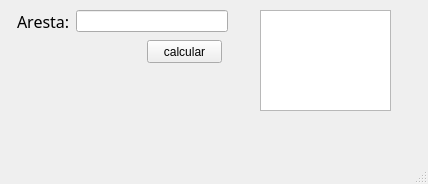
<?xml version="1.0" encoding="UTF-8"?>
<ui version="4.0">
 <class>MainWindow</class>
 <widget class="QMainWindow" name="MainWindow">
  <property name="geometry">
   <rect>
    <x>0</x>
    <y>0</y>
    <width>428</width>
    <height>184</height>
   </rect>
  </property>
  <property name="windowTitle">
   <string>MainWindow</string>
  </property>
  <widget class="QWidget" name="centralwidget">
   <widget class="QPushButton" name="pushButtonResult">
    <property name="geometry">
     <rect>
      <x>147</x>
      <y>40</y>
      <width>75</width>
      <height>23</height>
     </rect>
    </property>
    <property name="text">
     <string>calcular</string>
    </property>
   </widget>
   <widget class="QWidget" name="layoutWidget">
    <property name="geometry">
     <rect>
      <x>17</x>
      <y>10</y>
      <width>211</width>
      <height>23</height>
     </rect>
    </property>
    <layout class="QHBoxLayout" name="horizontalLayout">
     <item>
      <widget class="QLabel" name="label">
       <property name="font">
        <font>
         <family>Lucida Calligraphy</family>
         <pointsize>12</pointsize>
        </font>
       </property>
       <property name="text">
        <string>Aresta:</string>
       </property>
      </widget>
     </item>
     <item>
      <widget class="QLineEdit" name="lineEditAresta"/>
     </item>
    </layout>
   </widget>
   <widget class="QTextEdit" name="textEdit">
    <property name="geometry">
     <rect>
      <x>260</x>
      <y>10</y>
      <width>131</width>
      <height>101</height>
     </rect>
    </property>
   </widget>
  </widget>
  <widget class="QMenuBar" name="menubar">
   <property name="geometry">
    <rect>
     <x>0</x>
     <y>0</y>
     <width>428</width>
     <height>22</height>
    </rect>
   </property>
  </widget>
  <widget class="QStatusBar" name="statusbar"/>
 </widget>
 <resources/>
 <connections/>
</ui>
